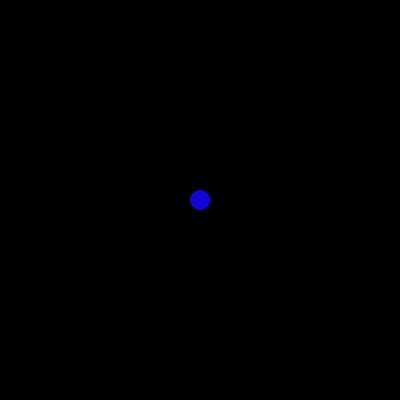
Frame 1 (no input)
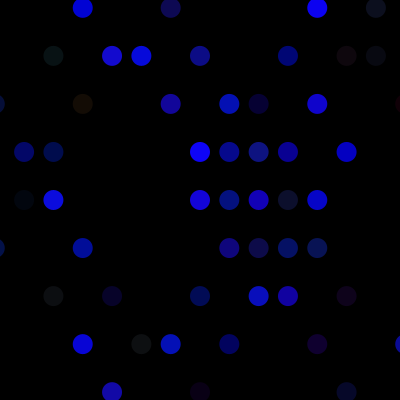
Frame 60 (the mouse pressed at the canvas centre just before this capture)
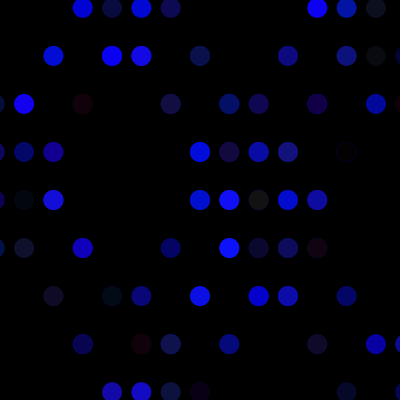
Frame 120 (the mouse held since frame 60 and released just before this capture)

The Processing sketch that drew these frames (run headless with seeded random() and noise(); from frame 60 on, the mouse is pressed at the canvas centre):

// Processing sketch: blinks
// ── blinks.pde
/*
Guilherme Almeida de Souza - 22/11/2008
Design - Turma 3
 */
float bolinhaX = 200;
float bolinhaY = 200;
float velX = random (-100,100);
float velY = random (-100,100);
void setup(){
  size(400,400);
  smooth();
  background(0);
}
void draw(){
  //background(0);
  noStroke();
  fill(random(20),random(20),random(255));
  ellipse (bolinhaX, bolinhaY, 20, 20);
  if(bolinhaX > 0 && bolinhaX < 400){
    bolinhaX += velX;
  }
  else{
    velX = velX * -1;
    bolinhaX += 2 * velX;
  }
  if(bolinhaY>0 && bolinhaY<400){
    bolinhaY += velY;
  }
  else{
    velY = velY * -1;
    bolinhaY += 2 * velY;  
  }
}
